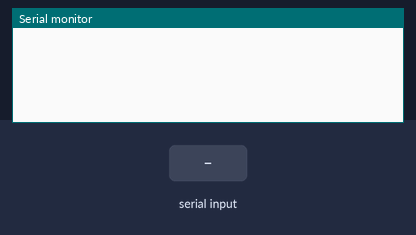
Bench run of a sketch on a simulated Arduino Uno, built with avr-gcc and run on an emulated ATmega328P. Parts: the last lines printed to the serial monitor. The inputs (shaded band) are chosen by the test bench.

Above: at 1.2 s.
1.3 s: "a" received over Serial
At 2.6 s:
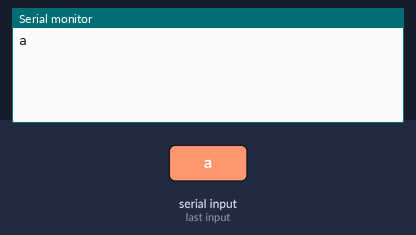
At 7.5 s:
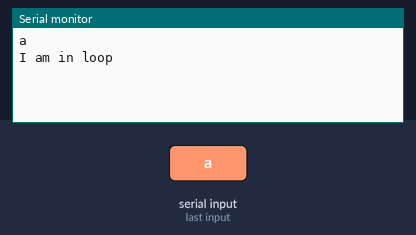

The sketch:

timertoreconnect.ino
```cpp
boolean reconnectMqtt = false;
unsigned long currentMillisToReconnectMqtt;
unsigned long previousMillisToReconnectMqtt = 0;
unsigned int intervalToReconnectMqtt = 5000;
boolean assignCurrentTime = false;
void setup()
{
  Serial.begin(9600);
}

void loop()
{
  currentMillisToReconnectMqtt = millis();
  if(assignCurrentTime == true){
     while(currentMillisToReconnectMqtt - previousMillisToReconnectMqtt >= intervalToReconnectMqtt) {
          previousMillisToReconnectMqtt = currentMillisToReconnectMqtt;
          Serial.println("I am in loop");
          assignCurrentTime = false;
          }

  }
  if(Serial.available()){
    char c = Serial.read();
    if ( c == 'a'){
      Serial.println("a");
      previousMillisToReconnectMqtt = currentMillisToReconnectMqtt;
      assignCurrentTime = true;
    }
  }
  }
```

Measured:
- after the input at 1.3 s, the serial monitor: prints a new line at once (image 1)
